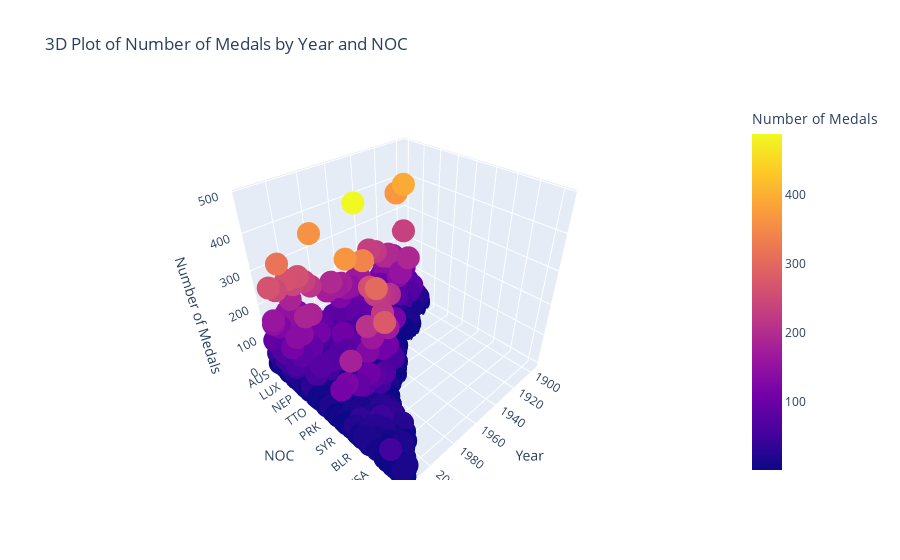

Here is the notebook cell this chart was saved with:
### Markdown cell above
Not so clear? too many countries? Then maybe let's change the type of graph.\
Libraries:pd, px

### Code cell
df = athlete
medals_df = df[df['Medal'].notnull()]
medals_count = medals_df.groupby(['Year', 'NOC']).size().reset_index(name='MedalCount')
fig = px.scatter_3d(
    medals_count,
    x='Year',
    y='NOC',
    z='MedalCount',
    color='MedalCount',
    labels={'Year': 'Year', 'NOC': 'NOC', 'MedalCount': 'Number of Medals'},
    title='3D Plot of Number of Medals by Year and NOC'
)
fig.show()

### Figure 1 — Plotly figure (JSON) as saved in the notebook; plotly's stock layout.template omitted (floating-point values rounded to 4 significant figures; data arrays with more than 128 entries replaced by an {"elided": "..."} marker saying what was removed)
{"data": [{"hovertemplate": "Year=%{x}<br>NOC=%{y}<br>Number of Medals=%{marker.color}<extra></extra>", "legendgroup": "", "marker": {"color": {"elided": "1440 int values"}, "coloraxis": "coloraxis", "symbol": "circle"}, "mode": "markers", "name": "", "scene": "scene", "showlegend": false, "type": "scatter3d", "x": {"elided": "1440 int values"}, "y": {"elided": "1440 str values"}, "z": {"elided": "1440 int values"}}], "layout": {"coloraxis": {"colorbar": {"title": {"text": "Number of Medals"}}, "colorscale": [[0, "#0d0887"], [0.1111, "#46039f"], [0.2222, "#7201a8"], [0.3333, "#9c179e"], [0.4444, "#bd3786"], [0.5556, "#d8576b"], [0.6667, "#ed7953"], [0.7778, "#fb9f3a"], [0.8889, "#fdca26"], [1, "#f0f921"]]}, "legend": {"tracegroupgap": 0}, "scene": {"domain": {"x": [0, 1], "y": [0, 1]}, "xaxis": {"title": {"text": "Year"}}, "yaxis": {"title": {"text": "NOC"}}, "zaxis": {"title": {"text": "Number of Medals"}}}, "title": {"text": "3D Plot of Number of Medals by Year and NOC"}}}
